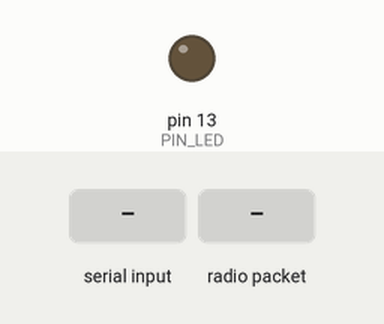
This sketch was run on a simulated Arduino Uno, built for the host (arithmetic inside an expression is 32-bit, double 64-bit). Parts: output pins drawn as LEDs (lit = HIGH). The inputs (shaded band) are chosen by the test bench. No radio packets arrive unless stated; pins used as bus, display or sensor lines are not drawn; what the sketch prints to the serial monitor is not drawn.

Above: at 1.2 s.
1.3 s: "CMD,\n" received over Serial
2.8 s: radio packet "CMD," arrives
4.3 s: radio packet "1" arrives
Timing chart, 0 to 7.3 s (numbered marks = the images above; inputs shaded):
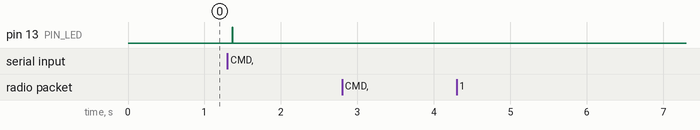

The sketch:

ground_receiver.ino
```cpp
// ============================================================
// Water Rocket Ground Receiver
// Receives telemetry from flight computer via RFM95W LoRa,
// forwards to USB serial for the Python ground station GUI.
//
// Output format (one line per packet):
//   R,<rssi>,<snr>,<payload>
//
// Target: any Arduino/Teensy with RFM95W on SPI0
// ============================================================
#include <Arduino.h>
#include <SPI.h>
#include <RH_RF95.h>

// --- Pin map (match your ground receiver wiring) ---
constexpr uint8_t PIN_CS_LORA   = 10;
constexpr uint8_t PIN_LORA_G0   = 2;   // DIO0 interrupt pin
constexpr uint8_t PIN_LORA_RST  = 9;
constexpr uint8_t PIN_LED       = 13;   // on-board LED for RX blink

RH_RF95 rf95(PIN_CS_LORA, PIN_LORA_G0);

void setup() {
  pinMode(PIN_LED, OUTPUT);
  digitalWrite(PIN_LED, LOW);

  Serial.begin(115200);
  while (!Serial && millis() < 3000) {}
  Serial.println("GROUND_RX_READY");

  // Reset radio
  pinMode(PIN_LORA_RST, OUTPUT);
  digitalWrite(PIN_LORA_RST, LOW);  delay(10);
  digitalWrite(PIN_LORA_RST, HIGH); delay(10);

  if (!rf95.init()) {
    Serial.println("ERROR:RFM95W init failed");
    while (1) { digitalWrite(PIN_LED, !digitalRead(PIN_LED)); delay(200); }
  }

  rf95.setFrequency(915.0);
  rf95.setTxPower(13, false);

  Serial.println("GROUND_RX_LISTENING");
}

void loop() {
  // --- Receive telemetry from flight computer ---
  if (rf95.available()) {
    uint8_t buf[200];
    uint8_t len = sizeof(buf) - 1;

    if (rf95.recv(buf, &len) && len > 0) {
      buf[len] = '\0';

      int16_t rssi = rf95.lastRssi();
      // RH_RF95_REG_19_PKT_SNR_VALUE: signed byte, value = SNR * 4
      int8_t  snr_raw = (int8_t)rf95.spiRead(0x19);
      float   snr = snr_raw / 4.0f;

      digitalWrite(PIN_LED, HIGH);
      Serial.print(F("R,"));
      Serial.print(rssi);
      Serial.print(F(","));
      Serial.print(snr, 1);
      Serial.print(F(","));
      Serial.println((char*)buf);
      digitalWrite(PIN_LED, LOW);
    }
  }

  // --- Forward commands from ground station GUI to flight computer ---
  if (Serial.available()) {
    String cmd = Serial.readStringUntil('\n');
    cmd.trim();
    if (cmd.length() > 0 && cmd.startsWith("CMD,")) {
      // Transmit command over LoRa to flight computer
      rf95.send((uint8_t*)cmd.c_str(), cmd.length());
      rf95.waitPacketSent();
      Serial.print(F("TX_CMD:"));
      Serial.println(cmd);
      digitalWrite(PIN_LED, HIGH);
      delay(10);
      digitalWrite(PIN_LED, LOW);
    }
  }
}
```

Measured:
- after the input at 1.3 s, pin 13 (PIN_LED): LOW → HIGH after 0.06 s, → LOW 0.01 s later
